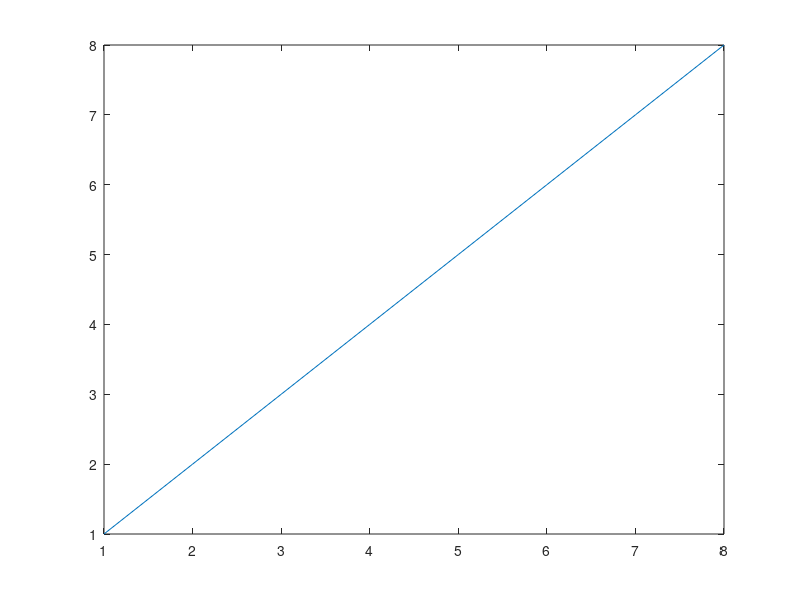

Here is the MATLAB script that generated this plot:
clear
clc
x = [1 2 3 4 5 6 7 8];
fft(x)

g = [x(1)+x(5) 
     x(2)+x(6) 
     x(3)+x(7) 
     x(4)+x(8)];
h = [(-1*x(5)+x(1))*1 
     (-1*x(6)+x(2))*(0.707-0.707j) 
     (-1*x(7)+x(3))*(-j) 
     (-1*x(8)+x(4))*(-0.707-0.707j)];


G = fft([g])
H = fft([h])


plot(x)
